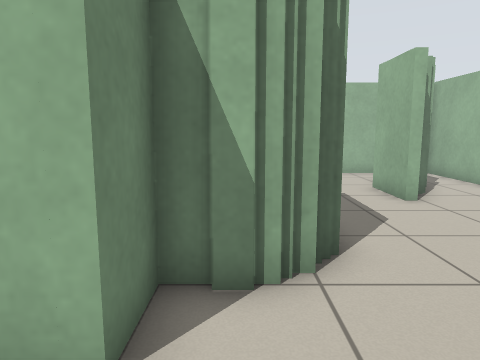
[1] (above)

16 first-person views from a walk through a Stage world. The camera is 0.93 m above the floor, tilts 8° down and sees 70° across. Floor lines are 1 m apart. The floor is counted in squares, 0.5 m on a side. Each view is taken from the middle of a square. On the plan, view 1 faces up. The plan holds only what a view shows up to about 17 squares ahead; the rest is blank. Robots are left out.

[2]
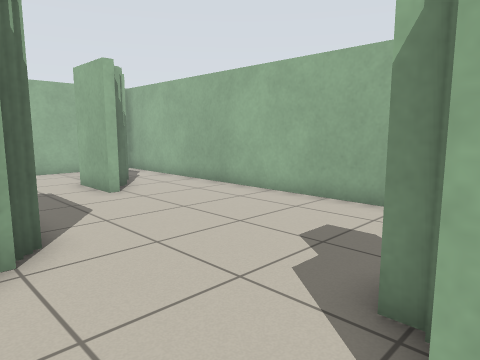

[3]
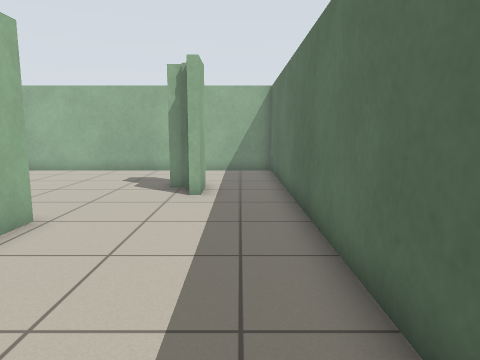

[4]
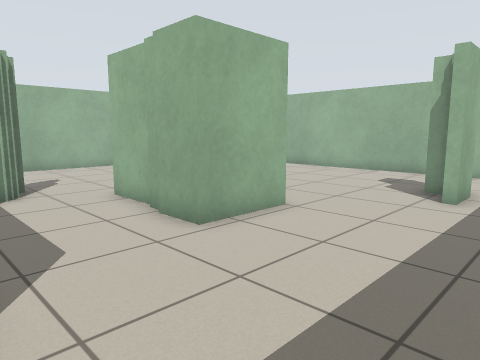

[5]
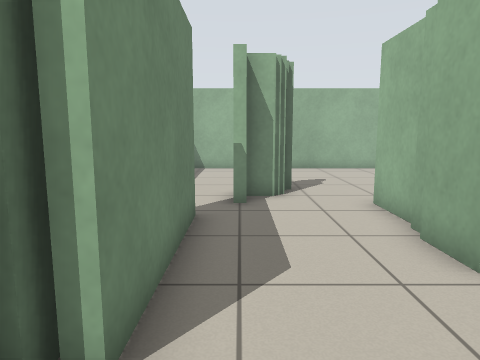

[6]
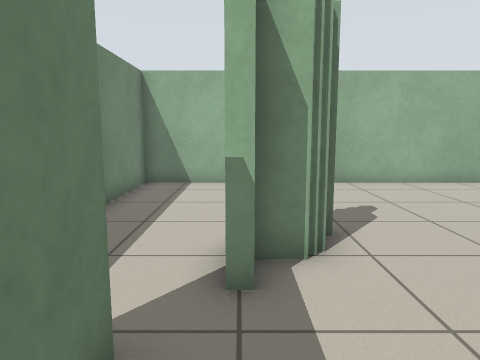

[7]
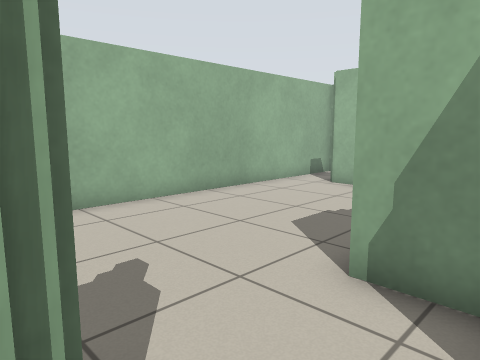

[8]
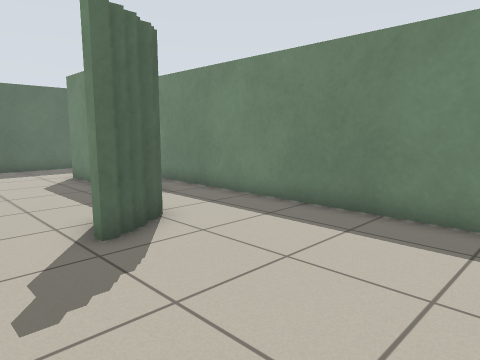

[9]
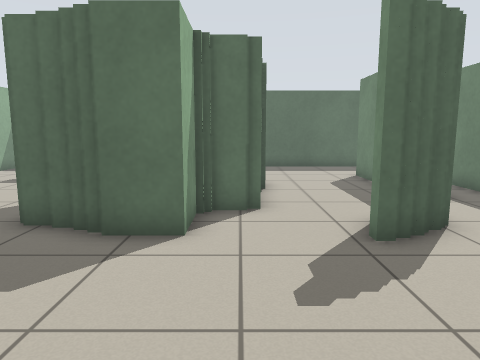

[10]
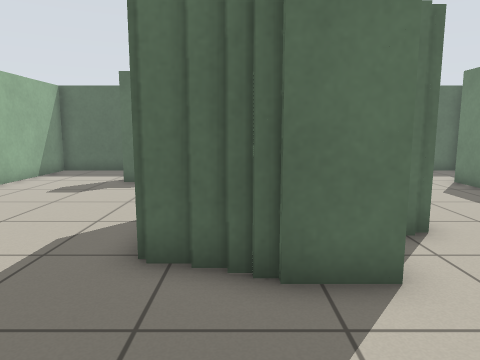

[11]
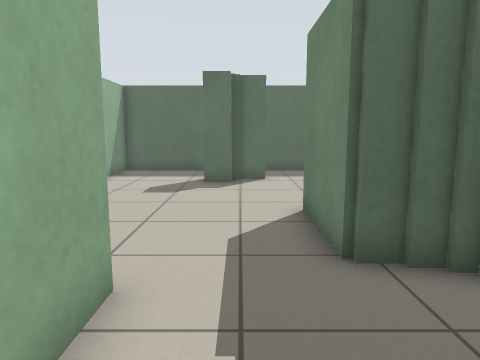

[12]
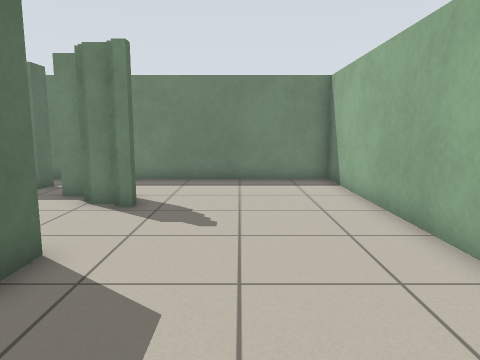

[13]
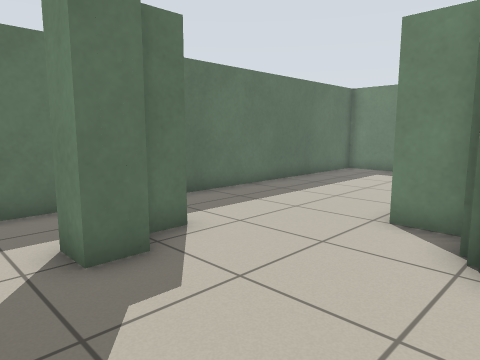

[14]
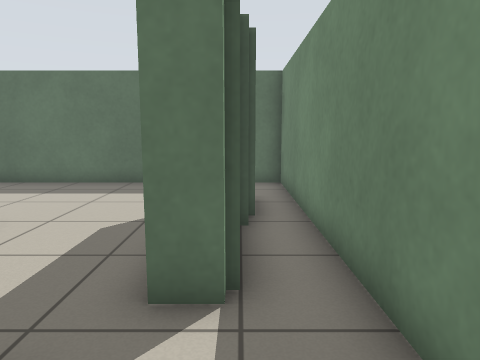

[15]
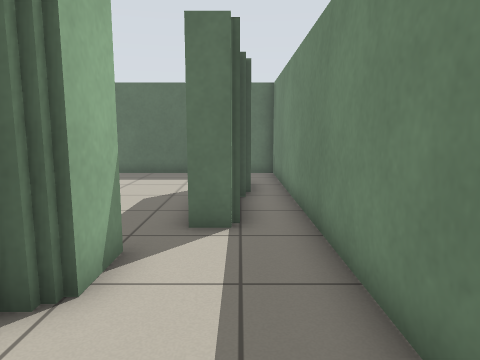

[16]
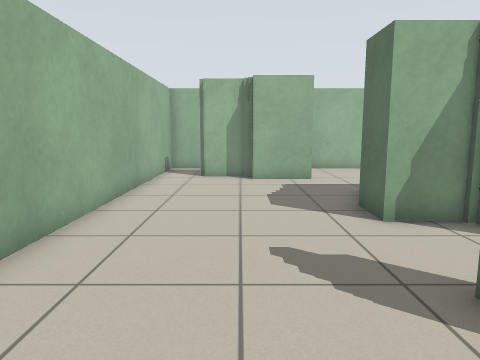

### Floor plan
Points are (right, up) in squares from view 1. A wall is a line through its corners. A room is listed if a view was taken in it or the views show most of it. See-through windows are left out.
Room 1 (views 1, 2, 3, 4, 5, 13)
walls: (0.6, 4) (0.1, 4); (1.1, 4.3) (0.6, 4.3); (1.9, -0.5) (3, -0.5); (0.2, 3.8) (-0.4, 3.8); (3.3, -0.2) (3.3, 0.3) (4.3, 0.3) (4.3, -0.8); (-0.2, 4) (-1, 4) (-1, 2.3) (-3.8, 2.3); (3.6, -0.8) (2, -0.8); (1.5, 8.3) (1.5, 5); (-8, 1.5) (-8, 0.3) (-8.4, 0.3); (-8.5, 0.6) (-8.5, 0.1); (-10.5, -0.5) (-10.5, -3.5) (8.5, -3.5) (8.5, 15.5) (5.5, 15.5)
ways out: opening at (-6.4, 0.8) to room 2; opening at (3, 8.3) to room 2; opening at (6, 14.5) to room 2
Room 2 (views 6, 7, 8, 9, 10, 11, 12, 14, 15, 16)
walls: (-5.8, 9.3) (-5.2, 9.3); (-5.7, 8.9) (-5.7, 8.1); (-6.1, 9.2) (-5.6, 9.2); (-5.9, 7.8) (-6.9, 7.8); (-3.5, 7) (-2.2, 7); (-2, 7.2) (-2, 9) (-0.5, 9); (-0.6, 8.8) (-0.1, 8.8); (-6.8, 7.5) (-6.8, 6.8) (-7.2, 6.8) (-7.2, 8.4); (-0.2, 8.7) (0.2, 8.7); (0.1, 8.5) (0.8, 8.5); (0.6, 8.3) (1.5, 8.3); (-3.5, 4.8) (-3.5, 6.8) (-3.1, 6.8); (-3.7, 4) (-3.7, 4.5); (-8.9, 5.5) (-8, 5.5) (-8, 1.5); (-3.8, 2.3) (-3.8, 3.9); (4.5, 9.1) (4.5, 11.5); (5.3, 11.8) (5.3, 13.5); (5.5, 15.5) (-10.5, 15.5) (-10.5, -0.5)
ways out: opening at (-6.4, 0.8) to room 1; opening at (3, 8.3) to room 1; opening at (6, 14.5) to room 1

Positions as (right, up) in squares from view 1, and headings:
1: (0, 0), facing up
2: (0, -1), facing up-right
3: (-8, -2), facing right
4: (-8, -3), facing up-right
5: (-7, -2), facing up
6: (-7, 3), facing up
7: (-6, 7), facing up-right
8: (-3, 15), facing down-left
9: (-3, 15), facing down
10: (0, 13), facing down
11: (3, 13), facing down
12: (3, 12), facing left
13: (6, 5), facing down-left
14: (-9, 9), facing down
15: (-9, 12), facing down
16: (-9, 12), facing right
